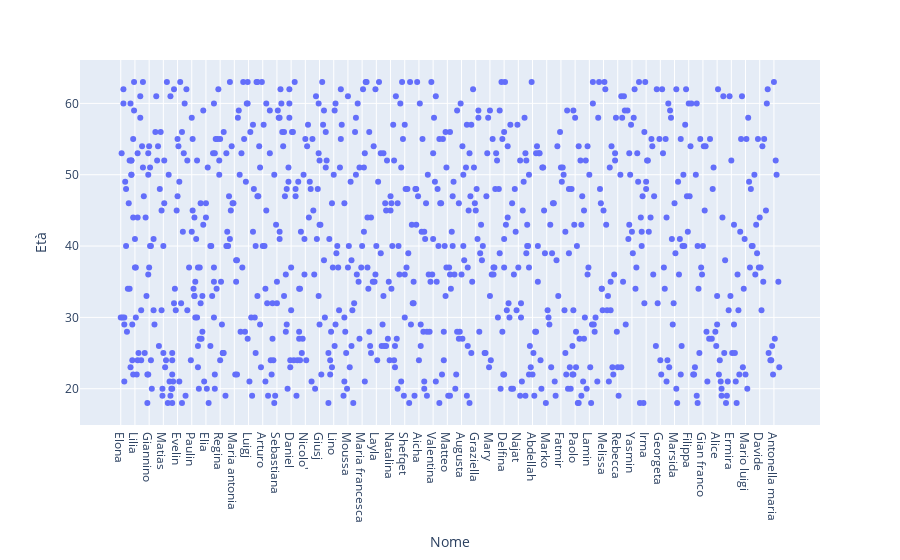

The cell this chart's notebook holds for it:
### Code cell
fig = px.scatter(data, x="Nome", y="Età")
fig.show()

### Figure 1 — Plotly figure (JSON) as saved in the notebook; plotly's stock layout.template omitted (floating-point values rounded to 4 significant figures; data arrays with more than 128 entries replaced by an {"elided": "..."} marker saying what was removed)
{"data": [{"hovertemplate": "Nome=%{x}<br>Età=%{y}<extra></extra>", "legendgroup": "", "marker": {"color": "#636efa", "symbol": "circle"}, "mode": "markers", "name": "", "orientation": "v", "showlegend": false, "type": "scatter", "x": {"elided": "1000 str values"}, "xaxis": "x", "y": {"elided": "1000 int values"}, "yaxis": "y"}], "layout": {"legend": {"tracegroupgap": 0}, "margin": {"t": 60}, "xaxis": {"anchor": "y", "domain": [0, 1], "title": {"text": "Nome"}}, "yaxis": {"anchor": "x", "domain": [0, 1], "title": {"text": "Età"}}}}
